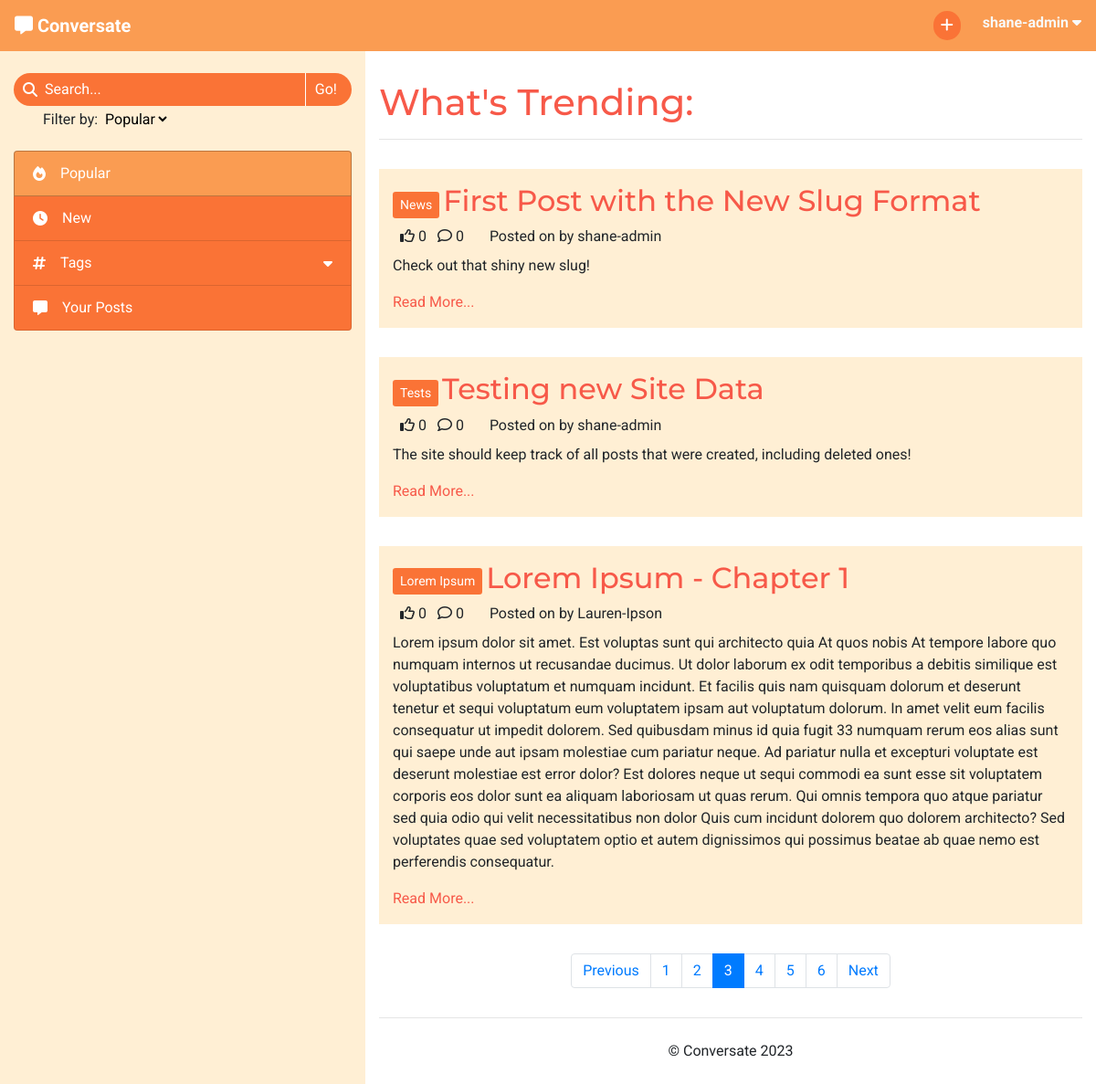
The page /?page=3 (signed in) on the database as committed earlier.
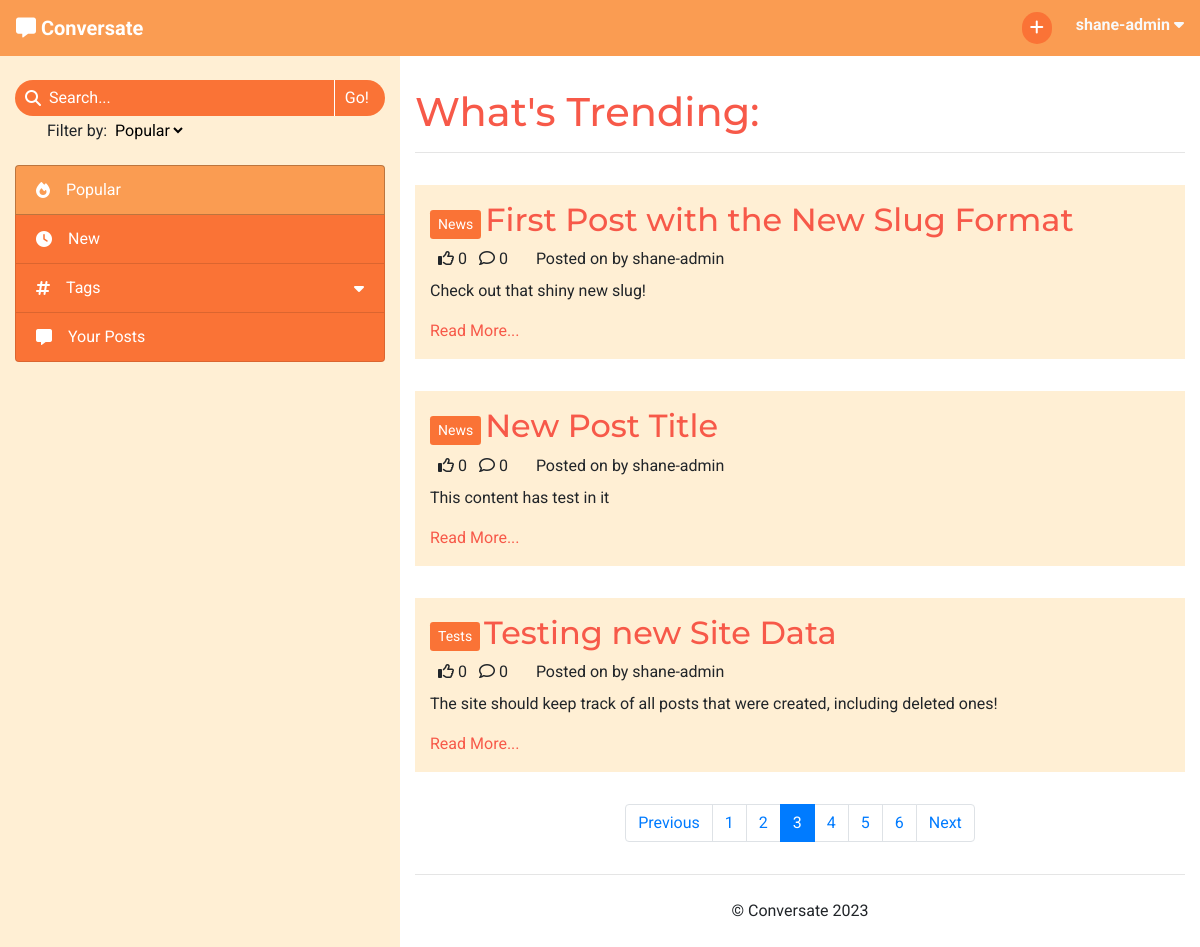
The same page on the database as committed later.
### forum/models.py (models this page shows, shortened)
class Post(models.Model):
    title = models.CharField(max_length=200)
    slug = models.SlugField(max_length=200, unique=True)
    tag = models.ForeignKey(Tag, on_delete=models.CASCADE,
                            related_name='tagged_posts')
    posted_by = models.ForeignKey(User, on_delete=models.CASCADE,
                                  related_name='added_posts')
    posted_on = models.DateTimeField(auto_now_add=True)
    content = models.TextField()
    edited = models.BooleanField(default=False)
    likes = models.ManyToManyField(User, related_name='post_likes', blank=True)
    approved = models.BooleanField(default=False)
    class Meta:
        ordering = ['-posted_on']
    def number_of_likes(self):
        return self.likes.count()
    def number_of_comments(self):
        return self.comments.count()

class Tag(models.Model):
    name = models.CharField(max_length=30, unique=True)
    def __str__(self):
        return self.name

### forum/views.py (the view)
# urls.py: path('', views.PopularPosts.as_view(), name='home'),
class PopularPosts(View):
    paginate_by = 20
    def get(self, request):
        if not request.user.is_authenticated:
            return redirect('accounts/login')
        posts = Post.objects \
                    .annotate(num_likes=Count('likes')) \
                    .order_by('-num_likes')
        context = get_paginated_posts(request, posts)
        context['heading'] = "What's Trending"
        context['selected_tab'] = 'Popular'
        return render(
            request,
            'index.html',
            context,
        )

### forum/views.py (called while the page is built)
def get_paginated_posts(request, post_list):
    p = Paginator(post_list, POSTS_PER_PAGE)
    page = request.GET.get('page')
    current_posts = p.get_page(page)
    return {
        'post_list': current_posts,
        'paginator': p
    }

### templates/index.html (shortened to what this page needs)
{% extends "base.html" %}
{% block content %}
<h1>{{ heading }}:</h1>
<hr>
{% for post in post_list %}
    <div class="row post">
        <div class="post-title col-12">
            <a href="#" class="btn btn-sm tag align-middle">{{ post.tag }}</a>
            <a href="{% url 'view_post' post.slug %}" class="anchor-no-style">
                <h2 class="d-inline-block align-middle">{{ post.title }}</h2>
            </a>
        </div>
        <div class="col-12">
            {% if user in post.likes.all %}
                <i class="fa-solid fa-thumbs-up ml-2"></i>
            {% else %}
                <i class="fa-regular fa-thumbs-up ml-2"></i>
            {% endif %}
            {{ post.number_of_likes }}
            <i class="fa-regular fa-comment ml-2"></i>
            {{ post.number_of_comments }}
            <p class="d-inline ml-4">Posted on {{ post.date_formatted }} by {{ post.posted_by }}</p>
        </div>
        <div class="col-12">
            <p class="mt-2">{{ post.content }}</p>
            <a href="{% url 'view_post' post.slug %}">Read More...</a>
        </div>
    </div>
{% endfor %}
{% if post_list.has_other_pages %}
<nav aria-label="Page navigation">
    <ul class="pagination justify-content-center">
        {% if post_list.has_previous %}
            <li class="page-item">
                <a class="page-link" href="?page={{ post_list.previous_page_number }}">Previous</a>
        {% else %}
            <li class="page-item disabled">
                <div class="page-link">Previous</div>
        {% endif %}
        </li>
        {% for page in paginator.page_range %}
            {% if page == post_list.number %}
            <li class="page-item active">
            {% else %}
            <li class="page-item">
            {% endif %}
                <a class="page-link" href="?page={{ page }}">{{ page }}</a>
            </li>
        {% endfor %}
        {% if post_list.has_next %}
            <li class="page-item">
                <a class="page-link" href="?page={{ post_list.next_page_number }}">Next</a>
        {% else %}
            <li class="page-item disabled">
                <div class="page-link">Next</div>
        {% endif %}
        </li>
    </ul>
</nav>
{% endif %}
{% endblock content %}

### templates/base.html (shortened to what this page needs)
{% load static %}
<!DOCTYPE html>
<html lang="en">
<head>
    <link rel="stylesheet" href="https://cdn.jsdelivr.net/npm/bootstrap@4.6.2/dist/css/bootstrap.min.css"
>
    <link rel="stylesheet" href="{% static 'css/style.css' %}" type="text/css">
</head>
<body id="main-page">
    <nav class="navbar navbar-expand-sm navbar-dark">
        <div>
            <a class="navbar-brand" href="{% url 'home' %}" aria-label="Go to the home page">
                <i class="fa-solid fa-message"></i>
                <strong>Conversate</strong>
            </a>
        </div>
            <ul class="nav justify-content-end">
                {% if user.is_authenticated %}
                    <li class="nav mr-2 mr-lg-4">
                        <a class="nav-icon" href="{% url 'new_post' %}" data-toggle="tooltip"
                            data-placement="bottom" title="New Post" aria-label="Create a new post">
                            <i class="fa-solid fa-plus"></i>
                        </a>
                    </li>
                    <li class="nav dropdown">
                        <span class="text-light d-none d-md-inline" data-toggle="dropdown" role="button"
                            aria-expanded="false" aria-label="User Information">
                            <strong class="align-middle">{{ user.username }}
                                <i class="fa-solid fa-caret-down"></i>
                            </strong>
                        </span>
                    </li>
                {% else %}
                    <li class="nav">
                        <a href="{% url 'account_login' %}" class="btn">Log In</a>
                    </li>
                {% endif %}
            </ul>
    </nav>
    <div>
        <div class="container-fluid">
            <div class="row">
                <nav class="d-none d-md-block col-4">
                    <form action="{% url 'search_post' %}" method="GET">
                        <div class="search-bar mt-4">
                            <div class="center-to-container">
                                <i class="fa-solid fa-magnifying-glass"></i>
                            </div>
                            <input type="text" name="search_query" value="{{ search_result }}" placeholder="Search..." required>
                            <input type="submit" value="Go!">
                        </div>
                        <label for="search-filter" class="ml-4 pl-2">Filter by:</label>
                        <select class="mt-1 mb-4 clickable" name="filter_by" id="search-filter">
                            <option value="popular">Popular</option>
                        </select>
                    </form>
                    <div class="list-group side-nav">
                        <a class="list-group-item list-group-item-action clickable{% if selected_tab == 'Popular' %} active{% endif %}"
                            href="{% url 'home' %}">
                            <i class="fa-solid fa-fire mr-lg-3 center-to-container"></i>Popular
                        </a>
                        <a class="list-group-item list-group-item-action clickable{% if selected_tab == 'Recent' %} active{% endif %}"
                            href="{% url 'recent_posts' %}">
                            <i class="fa-solid fa-clock mr-lg-3 center-to-container"></i>New
                        </a>
                        <a id="tag-collapse" class="list-group-item list-group-item-action clickable" data-toggle="collapse"
                            href="#side-nav-tags" role="button" aria-expanded="false" aria-controls="side-nav-tags">
                            <i class="fa-solid fa-hashtag mr-lg-3 center-to-container"></i>
                            <div>Tags</div>
                            <i class="fa-solid fa-caret-down center-to-container"></i>
                        </a>
                        <a class="list-group-item list-group-item-action clickable">
                            <i class="fa-solid fa-message mr-lg-3 center-to-container"></i>Your Posts
                        </a>
                    </div>
                </nav>
                <div id="main-content" class="col col-md-8">
                    <section>
                        {% block content %}
                        {% endblock content %}
                    </section>
                    <footer>
                        <hr>
                        <p class="text-center my-4">&copy; Conversate 2023</p>
                    </footer>
                </div>
            </div>
        </div>
    </div>
</body>
</html>

### static/css/style.css (style rules this page uses)
* { font-family: 'Roboto', sans-serif; }
h1, h2, h3 { font-family: 'Montserrat', sans-serif; }
.clickable { cursor: pointer; }
.anchor-no-style, .anchor-no-style:hover { text-decoration: none; }
a, h1, h2, h3 { color: #f75949; }
.btn { background-color: #f75949; border: none; color: white; }
.center-to-container { display: flex; align-items: center; justify-content: center; }
.navbar { background-color: #FA9C52; display: grid; grid-template-columns: 1fr 1fr; grid-template-rows: 1fr; }
.nav-icon { color: white; background-color: #FA7336; border: none; border-radius: 32px; width: 30px; padding: 4px; text-align: center; }
.list-group-item-action, .list-group-item-action:focus { color: white; background-color: #FA7336; }
.side-nav>.list-group-item-action, .side-nav>.list-group-item-action:focus { display: grid; grid-template-columns: auto 1fr auto; grid-template-rows: 1fr; }
.list-group-item-action.active { background-color: #FA9C52; border-color: rgba(0, 0, 0, 0.25); }
.search-bar { border-radius: 32px; width: 100%; background-color: #FA7336; color: white; display: grid; grid-template-columns: auto 1fr auto; grid-template-rows: 1fr; overflow: hidden; }
.search-bar i { padding-left: 10px; }
.search-bar>input[type=text] { margin-left: 8px; padding: 6px 0; border: none; outline: none; display: inline-block; min-width: 0; background-color: inherit; color: white; }
.search-bar>input::placeholder { color: white; }
.search-bar input[type=submit] { background: none; border: none; border-left: 1px solid white; padding: 4px 16px 4px 10px; color: white; }
#search-filter { background: none; border: none; outline: none; }
#tag-collapse { border-bottom: none; }
#main-page { background-color: #FFEFD4; }
#main-content { background-color: white; padding-top: 32px; height: calc(100vh - 56px); overflow-y: auto; display: grid; grid-template-columns: 1fr; grid-template-rows: 1fr auto; }
.post { margin: 32px 0; padding: 16px 0; background-color: #FFEFD4; }
.tag { background-color: #FA7336; color: white; }

Rows that differ between the two databases and show on the page:
no longer on this page (row unchanged): Post: tag "Lorem Ipsum", title "Lorem Ipsum - Chapter 1", number_of_likes "0", number_of_comments "0", posted_by "Lauren-Ipson", content "Lorem ipsum dolor sit amet. Est voluptas sunt qui architecto quia At quos nobis At tempore labore quo numquam internos ut recusandae ducimus. Ut dolor laborum ex odit temporibus a debitis similique est voluptatibus voluptatum et numquam incidunt. Et facilis quis nam quisquam dolorum et deserunt tenetur et sequi voluptatum eum voluptatem ipsam aut voluptatum dolorum. In amet velit eum facilis consequatur ut impedit dolorem. Sed quibusdam minus id quia fugit 33 numquam rerum eos alias sunt qui saepe unde aut ipsam molestiae cum pariatur neque. Ad pariatur nulla et excepturi voluptate est deserunt molestiae est error dolor? Est dolores neque ut sequi commodi ea sunt esse sit voluptatem…"
added Post: tag "News", title "New Post Title", number_of_likes "0", number_of_comments "0", posted_by "shane-admin", content "This content has test in it"
